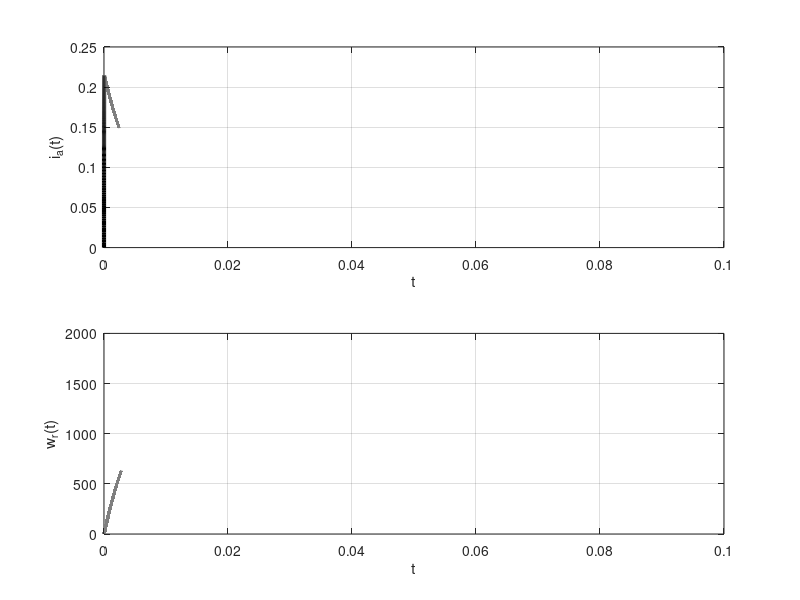

Write the MATLAB code that produced this figure.
clc, clear all, close all;

La = 3.66e-4;
J = 5e-9;
Ra = 55.6;
B = 0;
Ki = 6.49e-3;
Km = 6.54e-3;
dt = 1e-7;
t = 0:dt:0.1;
[ia, wr, theta] = deal(zeros(size(t)));
Va = 12;
TL = 0;

for k = 1: length(t)-1
    dia = -(Ra/La)*ia(k) -(Km/La)*wr(k) +(1/La)*Va;
    dwr = (Ki/J)*ia(k) -(B/J)*wr(k) -(1/J)*TL;
    dtheta = wr(k);
    %x(k+1) = x(k) + dt*dx Integracion de Euler
    ia(k+1) = ia(k) + dt*dia;
    wr(k+1) = wr(k) + dt*dwr;
    theta(k+1) = theta(k) + dt*dtheta;
end

Tmax = Ki * max(ia)

subplot(2,1,1), plot(t, ia, 'k', 'LineWidth', 3), xlabel('t'), ylabel('i_a(t)'), grid on;
subplot(2,1,2), plot(t, wr, 'k', 'LineWidth', 3), xlabel('t'), ylabel('w_r(t)'), grid on;
